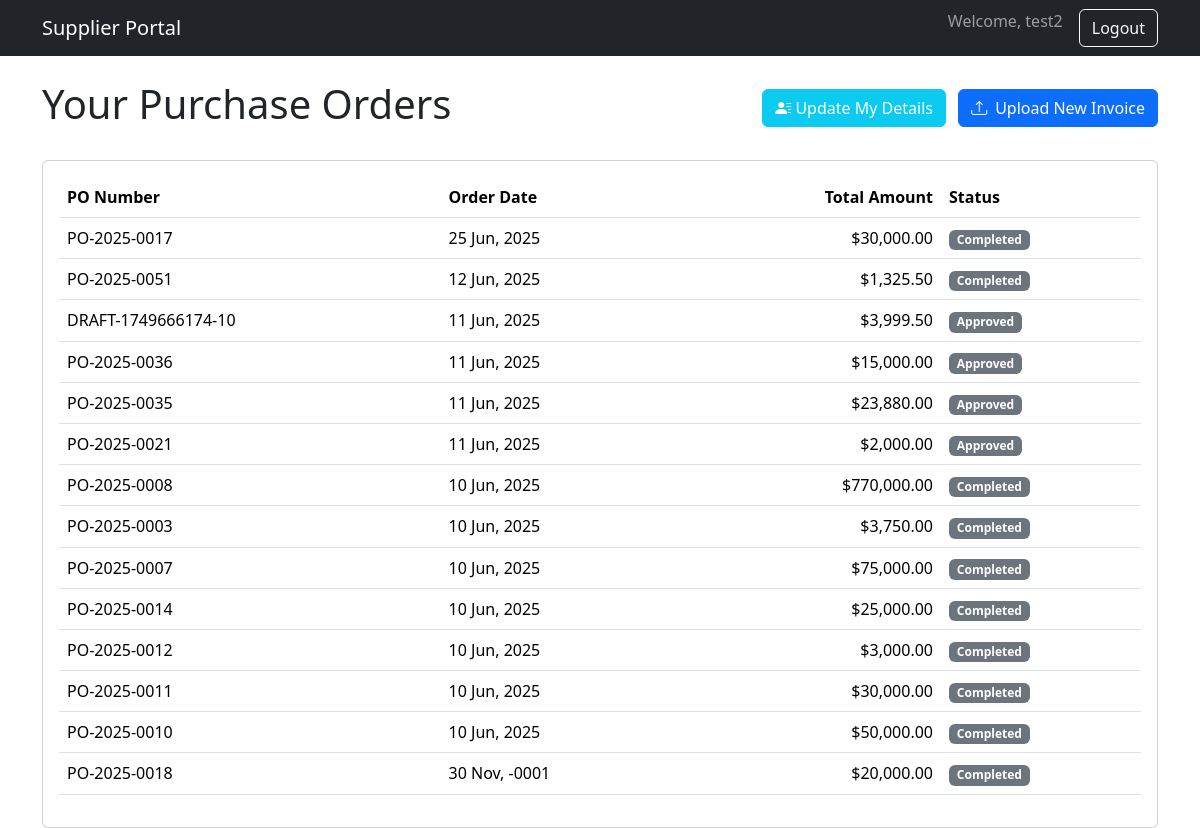
The app's page /modules/suppliers/portal.php (signed in) with its own data.
### tables this page shows
CREATE TABLE `purchase_orders` (
  `id` int(11) NOT NULL,
  `po_number` varchar(50) NOT NULL,
  `supplier_id` int(11) NOT NULL,
  `budget_id` int(11) DEFAULT NULL,
  `order_date` date NOT NULL,
  `expected_delivery_date` date DEFAULT NULL,
  `total_amount` decimal(10,2) NOT NULL DEFAULT 0.00,
  `status` varchar(50) NOT NULL DEFAULT 'Pending',
  `created_at` timestamp NOT NULL DEFAULT current_timestamp()
);

### modules/suppliers/portal.php (the view, shortened to what this page needs)
<?php
$conn = connect_db();
$supplier_id = $_SESSION['supplier_id'];
$supplier_name = $_SESSION['supplier_name'];
$sql = "SELECT * FROM purchase_orders WHERE supplier_id = ? AND status IN ('Approved', 'Partially Delivered', 'Completed') ORDER BY order_date DESC";
$stmt = $conn->prepare($sql);
$stmt->bind_param("i", $supplier_id);
$stmt->execute();
$result = $stmt->get_result();
?>
<!DOCTYPE html>
<html lang="en">
<head>
    <link href="https://cdn.jsdelivr.net/npm/bootstrap@5.3.3/dist/css/bootstrap.min.css" rel="stylesheet">
    <link rel="stylesheet" href="https://cdn.jsdelivr.net/npm/bootstrap-icons@1.11.3/font/bootstrap-icons.min.css">
</head>
<body>
    <nav class="navbar navbar-expand-lg navbar-dark bg-dark">
        <div class="container">
            <a class="navbar-brand" href="#">Supplier Portal</a>
            <div class="collapse navbar-collapse">
                <ul class="navbar-nav ms-auto">
                    <li class="nav-item"><span class="navbar-text me-3">Welcome, <?php echo htmlspecialchars($supplier_name); ?></span></li>
                    <li class="nav-item"><a class="btn btn-outline-light" href="/erp_project/supplier_logout.php">Logout</a></li>
                </ul>
            </div>
        </div>
    </nav>
    <div class="container mt-4">
        <div class="d-flex justify-content-between align-items-center mb-4">
            <h1>Your Purchase Orders</h1>
            <div>
                <a href="edit_my_details.php" class="btn btn-info text-white me-2"><i class="bi bi-person-lines-fill"></i> Update My Details</a>
                <button type="button" class="btn btn-primary" data-bs-toggle="modal" data-bs-target="#uploadInvoiceModal">
                    <i class="bi bi-upload me-2"></i>Upload New Invoice
                </button>
            </div>
        </div>
        <div class="card">
            <div class="card-body">
                <div class="table-responsive">
                    <table class="table">
                        <thead><tr><th>PO Number</th><th>Order Date</th><th class="text-end">Total Amount</th><th>Status</th></tr></thead>
                        <tbody>
                            <?php if ($result->num_rows > 0): ?>
                                <?php mysqli_data_seek($result, 0); while($row = $result->fetch_assoc()): ?>
                                    <tr>
                                        <td><?php echo htmlspecialchars($row['po_number']); ?></td>
                                        <td><?php echo date("d M, Y", strtotime($row['order_date'])); ?></td>
                                        <td class="text-end">$<?php echo number_format($row['total_amount'], 2); ?></td>
                                        <td><span class="badge bg-secondary"><?php echo htmlspecialchars($row['status']); ?></span></td>
                                    </tr>
                                <?php endwhile; ?>
                            <?php else: ?>
                                <tr><td colspan="4" class="text-center text-muted">You have no active purchase orders to invoice.</td></tr>
                            <?php endif; ?>
                        </tbody>
                    </table>
                </div>
            </div>
        </div>
    </div>
</body>
</html>

### records on screen
purchase_orders: po_number "PO-2025-0017", order_date "25 Jun, 2025", total_amount "30,000.00", status "Completed"
purchase_orders: po_number "PO-2025-0051", order_date "12 Jun, 2025", total_amount "1,325.50", status "Completed"
purchase_orders: po_number "DRAFT-1749666174-10", order_date "11 Jun, 2025", total_amount "3,999.50", status "Approved"
purchase_orders: po_number "PO-2025-0036", order_date "11 Jun, 2025", total_amount "15,000.00", status "Approved"
purchase_orders: po_number "PO-2025-0035", order_date "11 Jun, 2025", total_amount "23,880.00", status "Approved"
purchase_orders: po_number "PO-2025-0021", order_date "11 Jun, 2025", total_amount "2,000.00", status "Approved"
purchase_orders: po_number "PO-2025-0008", order_date "10 Jun, 2025", total_amount "770,000.00", status "Completed"
purchase_orders: po_number "PO-2025-0003", order_date "10 Jun, 2025", total_amount "3,750.00", status "Completed"
purchase_orders: po_number "PO-2025-0007", order_date "10 Jun, 2025", total_amount "75,000.00", status "Completed"
purchase_orders: po_number "PO-2025-0014", order_date "10 Jun, 2025", total_amount "25,000.00", status "Completed"
purchase_orders: po_number "PO-2025-0012", order_date "10 Jun, 2025", total_amount "3,000.00", status "Completed"
purchase_orders: po_number "PO-2025-0011", order_date "10 Jun, 2025", total_amount "30,000.00", status "Completed"
purchase_orders: po_number "PO-2025-0010", order_date "10 Jun, 2025", total_amount "50,000.00", status "Completed"
purchase_orders: po_number "PO-2025-0018", order_date "30 Nov, -0001", total_amount "20,000.00", status "Completed"

### other values on screen
$supplier_name "test2"
